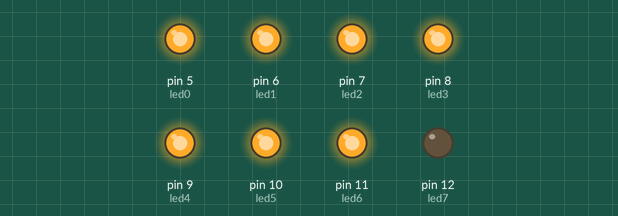
This sketch was run on a simulated Arduino Uno, built with avr-gcc and run on an emulated ATmega328P. Shown: output pins drawn as LEDs (lit = HIGH).

Above: at 0.6 s.
At 31.1 s:
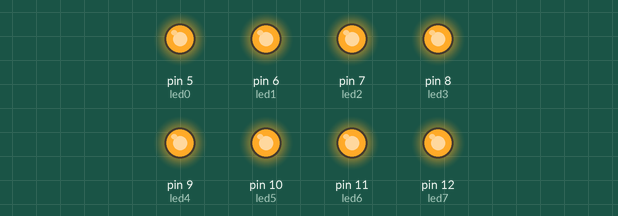
Timing chart, 0 to 32.6 s (numbered marks = the images above):
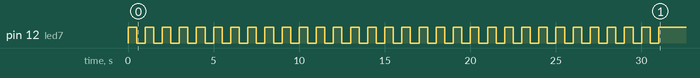

The sketch:

Exercici_7_part_2.ino
```cpp
int comptar = 30;
const byte led0 = 5;          // donar nom al pin 5 de l’Arduino
const byte led1 = 6;          // donar nom al pin 6 de l’Arduino
const byte led2 = 7;          // donar nom al pin 7 de l’Arduino
const byte led3 = 8;          // donar nom al pin 8 de l’Arduino
const byte led4 = 9;          // donar nom al pin 9 de l’Arduino
const byte led5 = 10;         // donar nom al pin 10 de l’Arduino
const byte led6 = 11;         // donar nom al pin 11 de l’Arduino
const byte led7 = 12;         // donar nom al pin 12 de l’Arduino

void setup()                // run once, when the sketch starts
{
  Serial.begin(9600);       // set up Serial library at 9600 bps
 pinMode(led0, OUTPUT);     // definir el pin 5 com una sortida
  pinMode(led1, OUTPUT);     // definir el pin 6 com una sortida
  pinMode(led2, OUTPUT);     // definir el pin 7 com una sortida
  pinMode(led3, OUTPUT);     // definir el pin 8 com una sortida
  pinMode(led4, OUTPUT);     // definir el pin 9 com una sortida
  pinMode(led5, OUTPUT);     // definir el pin 10 com una sortida
  pinMode(led6, OUTPUT);     // definir el pin 11 com una sortida
  pinMode(led7, OUTPUT);     // definir el pin 12 com una sortida

  for (int i=0; i <= comptar; i++)
  {
   digitalWrite(led0, HIGH);    // posar a 5V el pin 5
  digitalWrite(led1, HIGH);    // posar a 5V el pin 6
  digitalWrite(led2, HIGH);    // posar a 5V el pin 7
  digitalWrite(led3, HIGH);    // posar a 5V el pin 8
  digitalWrite(led4, HIGH);    // posar a 5V el pin 9
  digitalWrite(led5, HIGH);    // posar a 5V el pin 10
  digitalWrite(led6, HIGH);    // posar a 5V el pin 11
  digitalWrite(led7, HIGH);    // posar a 5V el pin 12

  delay(500);                  // es queden leds 500ms encesos

  digitalWrite(led0, HIGH);     // posar a 0V el pin 5
  digitalWrite(led1, HIGH);     // posar a 0V el pin 6
  digitalWrite(led2, HIGH);     // posar a 0V el pin 7
  digitalWrite(led3, HIGH);     // posar a 0V el pin 8
  digitalWrite(led4, HIGH);     // posar a 0V el pin 9
  digitalWrite(led5, HIGH);     // posar a 0V el pin 10
  digitalWrite(led6, HIGH);     // posar a 0V el pin 11
  digitalWrite(led7, LOW);     // posar a 0V el pin 12
  delay(500);
   digitalWrite(led0, HIGH);    // posar a 5V el pin 5
  digitalWrite(led1, HIGH);    // posar a 5V el pin 6
  digitalWrite(led2, HIGH);    // posar a 5V el pin 7
  digitalWrite(led3, HIGH);    // posar a 5V el pin 8
  digitalWrite(led4, HIGH);    // posar a 5V el pin 9
  digitalWrite(led5, HIGH);    // posar a 5V el pin 10
  digitalWrite(led6, HIGH);    // posar a 5V el pin 11
  digitalWrite(led7, HIGH);    // posar a 5V el pin 12
   if ( i < (comptar-1))
   {
    digitalWrite(led0, LOW);     // posar a 0V el pin 5
  digitalWrite(led1, LOW);     // posar a 0V el pin 6
  digitalWrite(led2, LOW);     // posar a 0V el pin 7
  digitalWrite(led3, LOW);     // posar a 0V el pin 8
  digitalWrite(led4, LOW);     // posar a 0V el pin 9
  digitalWrite(led5, LOW);     // posar a 0V el pin 10
  digitalWrite(led6, LOW);     // posar a 0V el pin 11
  digitalWrite(led7, LOW);     // posar a 0V el pin 12
  }
}
}
void loop()     // we need this to be here even though its empty
{
}
```
